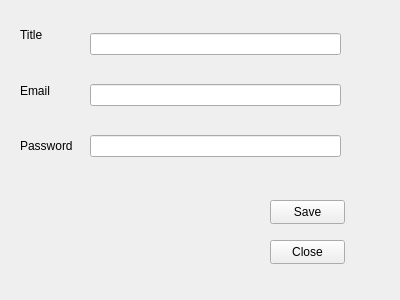
<?xml version="1.0" encoding="UTF-8"?>
<ui version="4.0">
 <class>secWindow</class>
 <widget class="QWidget" name="secWindow">
  <property name="geometry">
   <rect>
    <x>0</x>
    <y>0</y>
    <width>400</width>
    <height>300</height>
   </rect>
  </property>
  <property name="windowTitle">
   <string>Form</string>
  </property>
  <widget class="QPushButton" name="pushButton_save">
   <property name="geometry">
    <rect>
     <x>270</x>
     <y>200</y>
     <width>75</width>
     <height>24</height>
    </rect>
   </property>
   <property name="text">
    <string>Save</string>
   </property>
  </widget>
  <widget class="QWidget" name="layoutWidget">
   <property name="geometry">
    <rect>
     <x>90</x>
     <y>10</y>
     <width>251</width>
     <height>171</height>
    </rect>
   </property>
   <layout class="QVBoxLayout" name="verticalLayout">
    <item>
     <widget class="QLineEdit" name="lineEdit_title"/>
    </item>
    <item>
     <widget class="QLineEdit" name="lineEdit_email"/>
    </item>
    <item>
     <widget class="QLineEdit" name="lineEdit_password"/>
    </item>
   </layout>
  </widget>
  <widget class="QWidget" name="layoutWidget_2">
   <property name="geometry">
    <rect>
     <x>20</x>
     <y>10</y>
     <width>71</width>
     <height>161</height>
    </rect>
   </property>
   <layout class="QVBoxLayout" name="verticalLayout_2">
    <item>
     <widget class="QLabel" name="label_2">
      <property name="text">
       <string>Title</string>
      </property>
     </widget>
    </item>
    <item>
     <widget class="QLabel" name="label">
      <property name="text">
       <string>Email</string>
      </property>
     </widget>
    </item>
    <item>
     <widget class="QLabel" name="label_3">
      <property name="text">
       <string>Password</string>
      </property>
     </widget>
    </item>
   </layout>
  </widget>
  <widget class="QPushButton" name="pushButton_close">
   <property name="geometry">
    <rect>
     <x>270</x>
     <y>240</y>
     <width>75</width>
     <height>24</height>
    </rect>
   </property>
   <property name="text">
    <string>Close</string>
   </property>
  </widget>
 </widget>
 <resources/>
 <connections/>
</ui>
